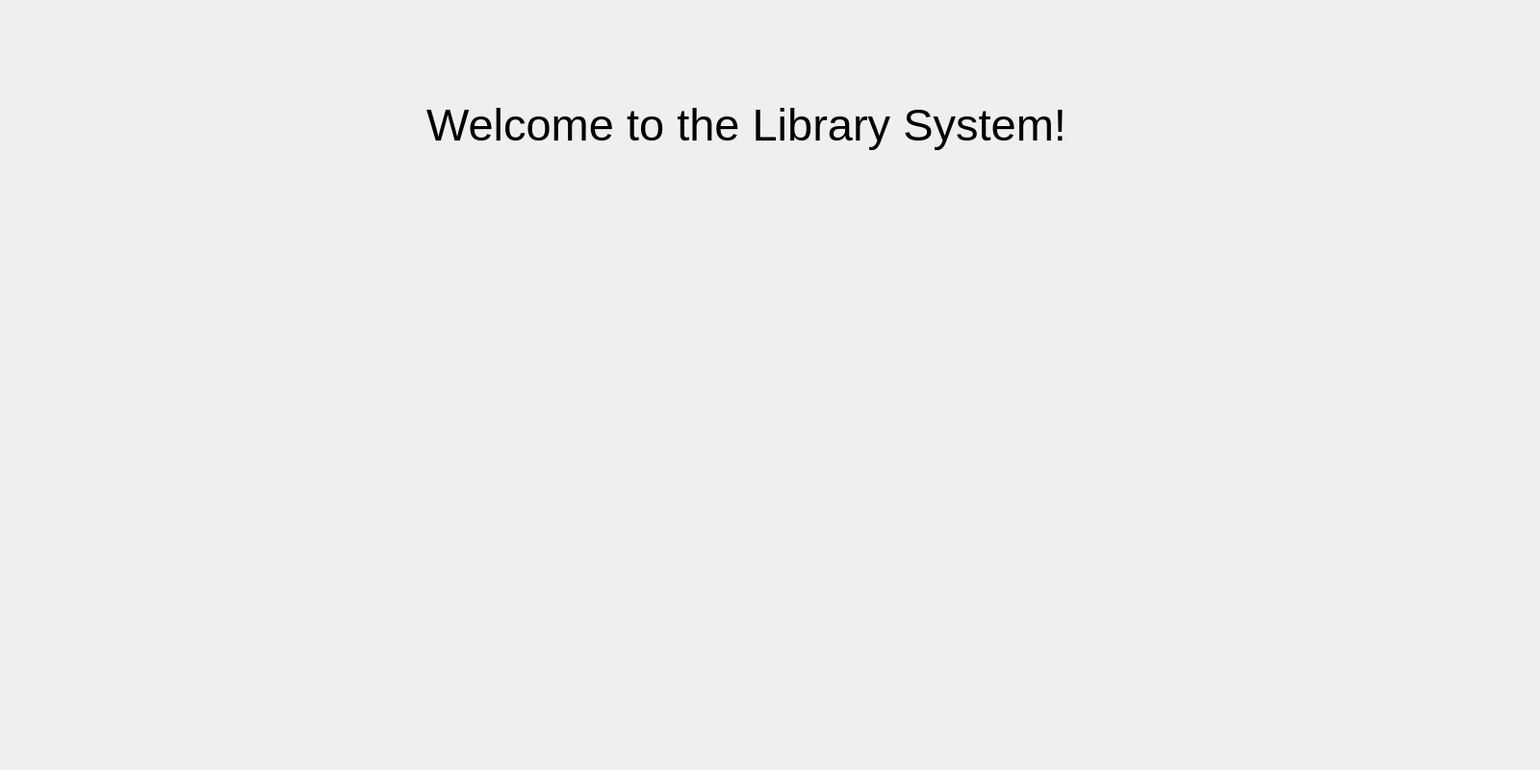
<?xml version="1.0" encoding="UTF-8"?>
<ui version="4.0">
 <class>main</class>
 <widget class="QWidget" name="main">
  <property name="geometry">
   <rect>
    <x>0</x>
    <y>0</y>
    <width>1600</width>
    <height>800</height>
   </rect>
  </property>
  <property name="windowTitle">
   <string>Form</string>
  </property>
  <widget class="QStackedWidget" name="libStack">
   <property name="geometry">
    <rect>
     <x>0</x>
     <y>0</y>
     <width>1600</width>
     <height>691</height>
    </rect>
   </property>
   <property name="currentIndex">
    <number>0</number>
   </property>
   <widget class="QWidget" name="homePage">
    <widget class="QLabel" name="systemHeader">
     <property name="geometry">
      <rect>
       <x>420</x>
       <y>60</y>
       <width>711</width>
       <height>141</height>
      </rect>
     </property>
     <property name="font">
      <font>
       <pointsize>35</pointsize>
      </font>
     </property>
     <property name="text">
      <string>&lt;html&gt;&lt;head/&gt;&lt;body&gt;&lt;p align=&quot;center&quot;&gt;Welcome to the Library System!&lt;/p&gt;&lt;/body&gt;&lt;/html&gt;</string>
     </property>
    </widget>
   </widget>
   <widget class="QWidget" name="searchForBook">
    <widget class="QLabel" name="searchPageHeader">
     <property name="geometry">
      <rect>
       <x>420</x>
       <y>60</y>
       <width>711</width>
       <height>141</height>
      </rect>
     </property>
     <property name="font">
      <font>
       <pointsize>20</pointsize>
      </font>
     </property>
     <property name="text">
      <string>&lt;html&gt;&lt;head/&gt;&lt;body&gt;&lt;p align=&quot;center&quot;&gt;Search the database for a book.&lt;/p&gt;&lt;/body&gt;&lt;/html&gt;</string>
     </property>
    </widget>
    <widget class="QPushButton" name="searchButton">
     <property name="geometry">
      <rect>
       <x>740</x>
       <y>270</y>
       <width>75</width>
       <height>24</height>
      </rect>
     </property>
     <property name="text">
      <string>Search</string>
     </property>
    </widget>
    <widget class="QLabel" name="label">
     <property name="geometry">
      <rect>
       <x>630</x>
       <y>210</y>
       <width>301</width>
       <height>16</height>
      </rect>
     </property>
     <property name="text">
      <string>&lt;html&gt;&lt;head/&gt;&lt;body&gt;&lt;p align=&quot;center&quot;&gt;Please enter the ID number or title of the book.&lt;/p&gt;&lt;/body&gt;&lt;/html&gt;</string>
     </property>
    </widget>
    <widget class="QLabel" name="outputLabel">
     <property name="geometry">
      <rect>
       <x>650</x>
       <y>340</y>
       <width>311</width>
       <height>81</height>
      </rect>
     </property>
     <property name="text">
      <string/>
     </property>
    </widget>
    <widget class="QLineEdit" name="enterID">
     <property name="geometry">
      <rect>
       <x>650</x>
       <y>230</y>
       <width>261</width>
       <height>31</height>
      </rect>
     </property>
    </widget>
    <widget class="QLabel" name="outputLabel_2">
     <property name="geometry">
      <rect>
       <x>650</x>
       <y>400</y>
       <width>311</width>
       <height>81</height>
      </rect>
     </property>
     <property name="text">
      <string/>
     </property>
    </widget>
    <widget class="QLabel" name="outputLabel_3">
     <property name="geometry">
      <rect>
       <x>650</x>
       <y>460</y>
       <width>311</width>
       <height>81</height>
      </rect>
     </property>
     <property name="text">
      <string/>
     </property>
    </widget>
   </widget>
   <widget class="QWidget" name="addNewBook">
    <widget class="QLabel" name="addBookHeader">
     <property name="geometry">
      <rect>
       <x>470</x>
       <y>60</y>
       <width>711</width>
       <height>141</height>
      </rect>
     </property>
     <property name="font">
      <font>
       <pointsize>20</pointsize>
      </font>
     </property>
     <property name="text">
      <string>&lt;html&gt;&lt;head/&gt;&lt;body&gt;&lt;p align=&quot;center&quot;&gt;Add a new book to the database.&lt;/p&gt;&lt;/body&gt;&lt;/html&gt;</string>
     </property>
    </widget>
    <widget class="QLabel" name="desclab">
     <property name="geometry">
      <rect>
       <x>520</x>
       <y>200</y>
       <width>601</width>
       <height>20</height>
      </rect>
     </property>
     <property name="text">
      <string>&lt;html&gt;&lt;head/&gt;&lt;body&gt;&lt;p align=&quot;center&quot;&gt;Please enter the name, year of publication, and author of the book you are adding.&lt;/p&gt;&lt;/body&gt;&lt;/html&gt;</string>
     </property>
    </widget>
    <widget class="QPushButton" name="addButton">
     <property name="geometry">
      <rect>
       <x>760</x>
       <y>420</y>
       <width>75</width>
       <height>24</height>
      </rect>
     </property>
     <property name="text">
      <string>Add</string>
     </property>
    </widget>
    <widget class="QLabel" name="namelab">
     <property name="geometry">
      <rect>
       <x>620</x>
       <y>249</y>
       <width>55</width>
       <height>16</height>
      </rect>
     </property>
     <property name="text">
      <string>NAME</string>
     </property>
    </widget>
    <widget class="QLabel" name="yearlab">
     <property name="geometry">
      <rect>
       <x>620</x>
       <y>298</y>
       <width>55</width>
       <height>16</height>
      </rect>
     </property>
     <property name="text">
      <string>YEAR</string>
     </property>
    </widget>
    <widget class="QLabel" name="authorlab">
     <property name="geometry">
      <rect>
       <x>600</x>
       <y>350</y>
       <width>71</width>
       <height>16</height>
      </rect>
     </property>
     <property name="text">
      <string>AUTHOR</string>
     </property>
    </widget>
    <widget class="QLabel" name="hiddenLab">
     <property name="geometry">
      <rect>
       <x>790</x>
       <y>530</y>
       <width>311</width>
       <height>81</height>
      </rect>
     </property>
     <property name="text">
      <string/>
     </property>
    </widget>
    <widget class="QGroupBox" name="addInputGroup">
     <property name="geometry">
      <rect>
       <x>620</x>
       <y>230</y>
       <width>391</width>
       <height>181</height>
      </rect>
     </property>
     <property name="font">
      <font>
       <kerning>true</kerning>
      </font>
     </property>
     <property name="autoFillBackground">
      <bool>false</bool>
     </property>
     <property name="title">
      <string>                                                                                                 </string>
     </property>
     <property name="flat">
      <bool>true</bool>
     </property>
     <widget class="QLineEdit" name="authorEntry">
      <property name="geometry">
       <rect>
        <x>50</x>
        <y>110</y>
        <width>261</width>
        <height>31</height>
       </rect>
      </property>
     </widget>
     <widget class="QLineEdit" name="yearEntry">
      <property name="geometry">
       <rect>
        <x>50</x>
        <y>60</y>
        <width>261</width>
        <height>31</height>
       </rect>
      </property>
     </widget>
     <widget class="QLineEdit" name="nameEntry">
      <property name="geometry">
       <rect>
        <x>50</x>
        <y>10</y>
        <width>261</width>
        <height>31</height>
       </rect>
      </property>
     </widget>
    </widget>
   </widget>
   <widget class="QWidget" name="viewBook"/>
  </widget>
 </widget>
 <resources/>
 <connections/>
</ui>
